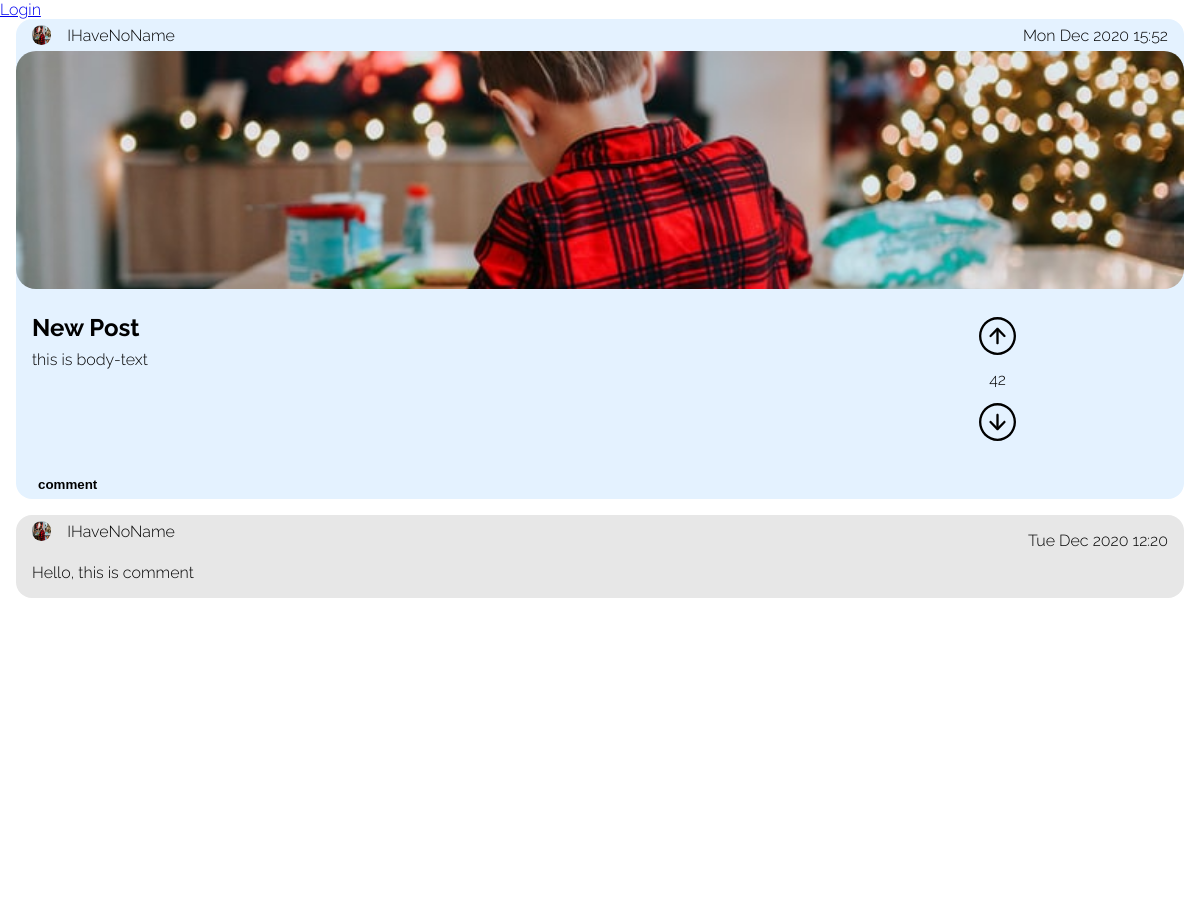
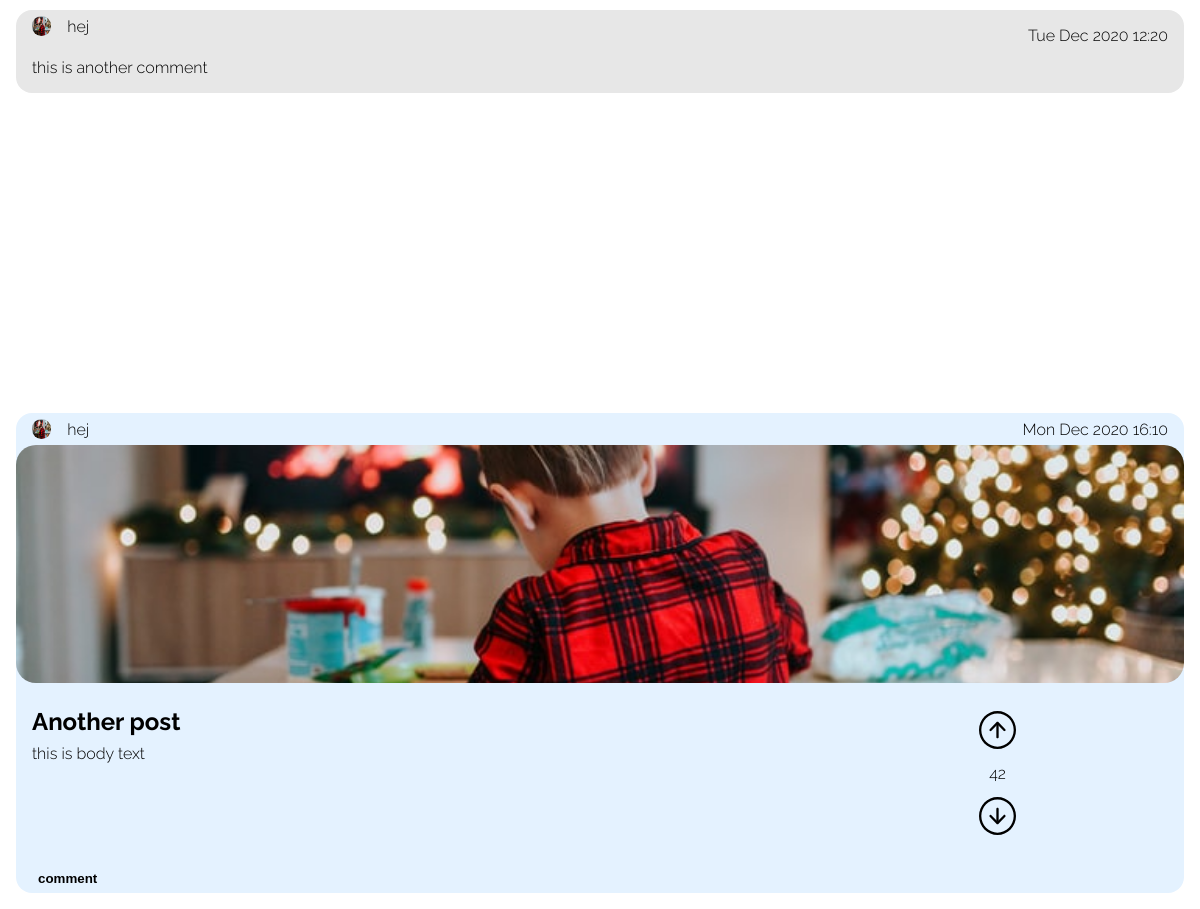
The page /views/index.php on the database its author committed (2 pictures, top to bottom).
### tables this page shows
CREATE TABLE "Posts" ("id" integer,"user_id" int,"header" varchar,"body" text,"date" int, "color" varchar, PRIMARY KEY (id));

CREATE TABLE "Users" ("id" integer,"name" varchar,"email" varchar,"avatar_path" varchar,"password_hash" varchar,"bio" text, PRIMARY KEY (id));

CREATE TABLE "Comments" ("id" integer,"user_id" int,"post_id" int,"body" text, "date" int, PRIMARY KEY (id));

### views/index.php (the view, shortened to what this page needs)
<?php
require('header.php');
$db = new PDO('sqlite:../hacker_news_database.sqlite3');
$result = $db->query("SELECT * FROM Posts");
$posts = $result->fetchAll(PDO::FETCH_ASSOC);
?>
<body>
    <a href="/views/login.php">Login</a>
    <?php foreach ($posts as $post) : ?>
        <?php
        $postId = $post['id'];
        $commentResult = $db->query("SELECT * FROM Comments WHERE post_id = $postId");
        $comments = $commentResult->fetchAll(PDO::FETCH_ASSOC);
        $userId = $post['user_id'];
        $result = $db->query("SELECT * FROM Users WHERE id = $userId");
        $user = $result->fetch(PDO::FETCH_ASSOC);
        if (isset($user['name'])) {
            $userName = $user['name'];
        } else {
            $userName = 'IHaveNoName';
        }
        ?>
        <div class="post">
            <div class="date-section">
                <div class="left">
                    <img src="/images/photo-1609050470947-f35aa6071497.jpeg" alt="">
                    <p class="name"><?= $userName ?></p>
                </div>
                <div class="right">
                    <p class="date"><?= date('D M Y H:i', $post['date']) ?></p>
                </div>
            </div>
            <div class="image-section">
                <img src="/images/photo-1609050470947-f35aa6071497.jpeg" alt="">
            </div>
            <div class="text-section">
                <div class="text-section-text">
                    <h2><?= $post['header'] ?></h2>
                    <p><?= $post['body'] ?></p>
                </div>
                <div class="text-section-vote">
                    <div class="img-container">
                        <img class="upvote" src="/assets/up-arrow.svg" alt="">
                    </div>
                    <p>42</p>
                    <div class="img-container">
                        <img class="downvote" src="/assets/down-arrow.svg" alt="">
                    </div>
                </div>
            </div>
            <div class="bottom-section">
                <div class="left">
                    <button>comment</button>
                </div>
            </div>
        </div>
        <?php foreach ($comments as $comment) : ?>
            <?php
            $commenter_id = $comment['user_id'];
            $result = $db->query("SELECT name FROM Users WHERE id = $commenter_id");
            $data = $result->fetch(PDO::FETCH_ASSOC);
            $commenter_name = $data['name'];
            $commenterId = $comment['user_id'];
            $result = $db->query("SELECT * FROM Users WHERE id = $commenterId");
            $commenter = $result->fetch(PDO::FETCH_ASSOC);
            if (isset($commenter['name'])) {
                $commenter_name = $commenter['name'];
            } else {
                $commenter_name = 'IHaveNoName';
            }
            ?>
            <div class="comment">
                <div class="upper">
                    <div class="left">
                        <img src="/images/photo-1609050470947-f35aa6071497.jpeg" alt="">
                        <p class="name"><?= $commenter_name ?></p>
                    </div>
                    <div class="right">
                        <p class="date"><?= date('D M Y H:i', $comment['date']) ?></p>
                    </div>
                </div>
                <div class="lower">
                    <div class="left">
                        <p class="comment-paragraph"><?= $comment['body'] ?></p>
                    </div>
                </div>
            </div>
        <?php endforeach ?>
    <?php endforeach ?>
</body>
<?php require('footer.php') ?>

### views/header.php (shortened to what this page needs)
<!DOCTYPE html>
<html lang="en">
<head>
    <link rel="stylesheet" href="/styles/style.css">
</head>

### views/footer.php
</html>

### styles/style.css (style rules this page uses)
body, html { margin: 0; padding: 0; width: 100vw; }
html { font-size: 16px; font-family: Raleway; }
.post { background: #E4F2FF; height: 30rem; max-width: 100%; display: flex; flex-direction: column; border-radius: 1rem; margin: 0rem 1rem 0rem 1rem; overflow: hidden; margin-bottom: 1rem; }
.date-section { height: 2rem; display: flex; justify-content: space-between; }
.date-section .left { display: flex; align-items: center; justify-content: center; margin-left: 1rem; height: 2rem; position: relative; }
.date-section .right { display: flex; flex-direction: row; height: 100%; margin-right: 1rem; position: relative; }
.date-section .left img { background: mediumaquamarine; height: 1.2rem; width: 1.2rem; border-radius: 50%; margin-right: 1rem; }
.date-section .right * { display: flex; align-items: center; justify-content: center; }
.date-section .left .name { display: flex; align-items: center; justify-content: center; }
.date-section .left .name { height: 100%; margin: 0; margin-right: 1rem; }
.date-section .right .date { height: 100%; margin: 0; }
.image-section { height: 16rem; width: 100%; overflow: hidden; }
.image-section img { position: relative; border-radius: 20px; height: 100%; width: 100%; object-fit: cover; }
.text-section { height: 10rem; display: flex; padding: 1rem; }
.text-section .text-section-text { width: 70%; }
.text-section .text-section-text h2 { margin: .5rem 0rem; }
.text-section .text-section-text p { margin: .5rem 0rem; }
.text-section .text-section-vote { width: 30%; display: flex; flex-direction: column; position: relative; }
.img-container { position: relative;; width: 100%; margin: 0; flex-grow: 1; height: 40%; display: flex; justify-content: center; align-items: center; }
.text-section .text-section-vote img.upvote { height: 60%; width: auto; }
.text-section .text-section-vote p { position: relative;; width: 100%; margin: 0; flex-grow: 1; display: flex; justify-content: center; align-items: center; }
.text-section .text-section-vote img.downvote { height: 60%; width: auto; }
.bottom-section { height: 2rem; display: flex; justify-content: space-between; }
.bottom-section .left { display: flex; justify-content: center; align-items: center; margin-left: 1rem; }
.bottom-section .left button { border: none; background: none; font-weight: bold; outline: none; }
.comment { position: relative; display: flex; flex-direction: column; border-radius: 1rem; margin: 0rem 1rem 1rem 1rem; flex-grow: 1; margin-bottom: 20rem; overflow: hidden; }
.comment .upper { height: 2rem; display: flex; justify-content: space-between; background: rgb(231, 231, 231); }
.comment .upper .right { margin-right: 1rem; }
.comment .upper .left { display: flex; justify-content: space-between; align-items: center; margin-left: 1rem; }
.comment .upper .left img { height: 1.2rem; width: 1.2rem; border-radius: 50%; }
.comment .upper .left .name { margin-left: 1rem; }
.comment .lower { display: flex; justify-content: space-between; background: rgb(231, 231, 231); }
.comment .lower .left { margin-left: 1rem; }

### rows shown on the page
posts: user.name "IHaveNoName", date "Mon Dec 2020 15:52", header "New Post", body "this is body-text"
comments: user.name "IHaveNoName", date "Tue Dec 2020 12:20", body "Hello, this is comment"
comments: user.name "hej", date "Tue Dec 2020 12:20", body "this is another comment"
posts: user.name "hej", date "Mon Dec 2020 16:10", header "Another post", body "this is body text"
